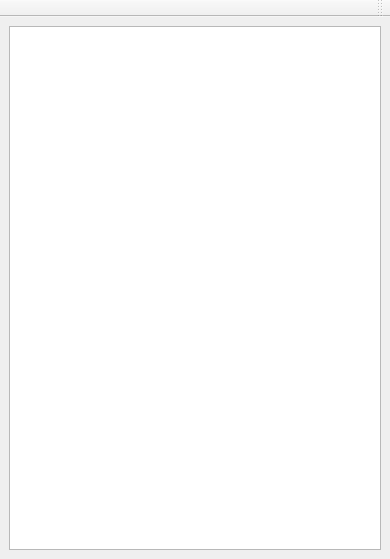
<?xml version="1.0" encoding="UTF-8"?>
<ui version="4.0">
 <class>MainWindow</class>
 <widget class="QMainWindow" name="MainWindow">
  <property name="geometry">
   <rect>
    <x>0</x>
    <y>0</y>
    <width>390</width>
    <height>559</height>
   </rect>
  </property>
  <property name="maximumSize">
   <size>
    <width>16777215</width>
    <height>16777215</height>
   </size>
  </property>
  <property name="windowTitle">
   <string>qChat</string>
  </property>
  <widget class="QWidget" name="centralwidget">
   <property name="maximumSize">
    <size>
     <width>409</width>
     <height>16777215</height>
    </size>
   </property>
   <layout class="QHBoxLayout" name="horizontalLayout">
    <item>
     <widget class="QTableView" name="tableView">
      <property name="sizePolicy">
       <sizepolicy hsizetype="Expanding" vsizetype="Expanding">
        <horstretch>0</horstretch>
        <verstretch>0</verstretch>
       </sizepolicy>
      </property>
      <property name="font">
       <font>
        <pointsize>12</pointsize>
       </font>
      </property>
      <attribute name="horizontalHeaderVisible">
       <bool>false</bool>
      </attribute>
      <attribute name="horizontalHeaderStretchLastSection">
       <bool>true</bool>
      </attribute>
      <attribute name="verticalHeaderVisible">
       <bool>false</bool>
      </attribute>
      <attribute name="verticalHeaderStretchLastSection">
       <bool>false</bool>
      </attribute>
     </widget>
    </item>
   </layout>
  </widget>
  <widget class="QToolBar" name="toolBar">
   <property name="font">
    <font>
     <pointsize>12</pointsize>
     <bold>false</bold>
    </font>
   </property>
   <property name="windowTitle">
    <string>toolBar</string>
   </property>
   <property name="layoutDirection">
    <enum>Qt::RightToLeft</enum>
   </property>
   <attribute name="toolBarArea">
    <enum>TopToolBarArea</enum>
   </attribute>
   <attribute name="toolBarBreak">
    <bool>false</bool>
   </attribute>
  </widget>
 </widget>
 <resources/>
 <connections/>
</ui>
